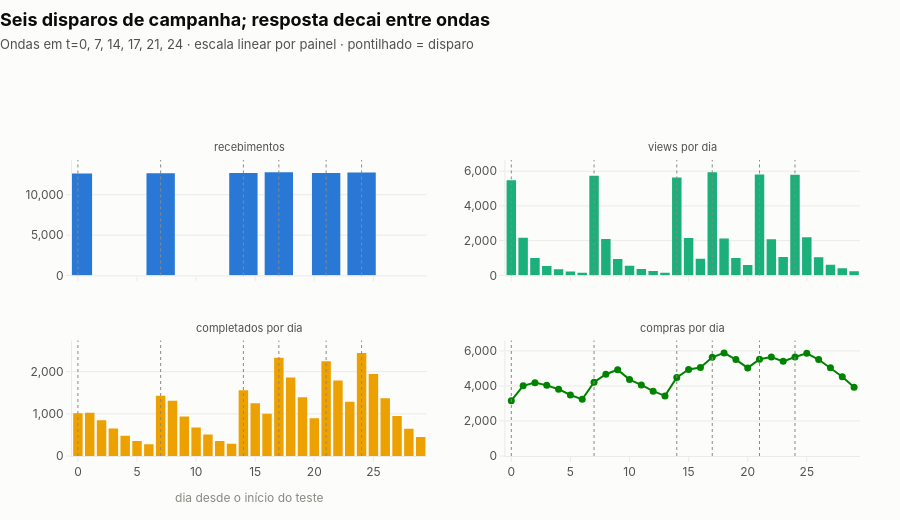
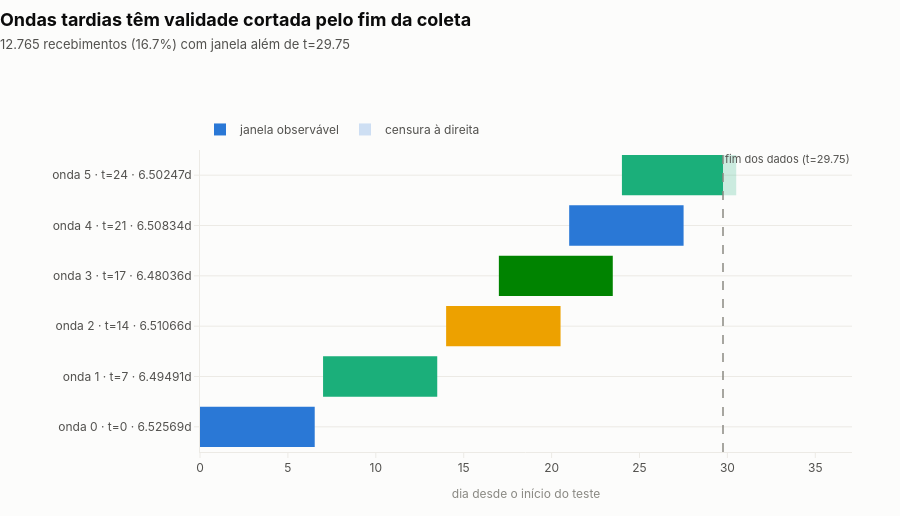

These figures' notebook cell, in order:
### Markdown cell above
## 4. Eventos no tempo

Fonte: raw. Verifica quando cada tipo de evento acontece e se os envios são ondas discretas ou atividade contínua.

### Code cell
from src import eda
from src.viz import faceted, format_pt_br, timeline_ranges

# SPARK REDUCE
por_dia = eda.events_over_time(events)
ondas = sorted(por_dia.loc[por_dia["event"] == "offer received", "dia"].unique())
dia_max = int(por_dia["dia"].max())
janelas, fim_do_teste = eda.campaign_validity_windows(processed, events)

totais = (
    por_dia.groupby("event", observed=False)["eventos"]
    .sum()
    .reindex(eda.EVENT_ORDER)
    .reset_index()
)
n_censurados = int(janelas["recebimentos_censurados"].sum())
n_linhas = processed.count()

# PANDAS ANALYSIS
display(totais)
display(janelas.round(3))
print(
    f"Disparos em {len(ondas)} dias (t={', '.join(str(int(d)) for d in ondas)}); "
    f"fim dos dados em t={fim_do_teste:g}."
)

rotulos = {
    "offer received": "recebimentos",
    "offer viewed": "views por dia",
    "offer completed": "completados por dia",
    "transaction": "compras por dia",
}
paineis = []
for evento in eda.EVENT_ORDER:
    sub = por_dia.loc[por_dia["event"] == evento].sort_values("dia")
    paineis.append({
        "title": rotulos[evento],
        "x": sub["dia"].tolist(),
        "y": sub["eventos"].tolist(),
        "kind": "line" if evento == "transaction" else "bar",
    })

faceted(
    paineis,
    title="Seis disparos de campanha; resposta decai entre ondas",
    subtitle=(
        f"Ondas em t={', '.join(str(int(d)) for d in ondas)} · "
        "escala linear por painel · pontilhado = disparo"
    ),
    cols=2,
    kind="bar",
    vlines=ondas,
    xlabel="dia desde o início do teste",
    x_range=(-0.5, dia_max + 0.5),
    x_dtick=5,
    y_tickformat=",.0f",
    row_height=220,
).show()

timeline_ranges(
    janelas,
    label="rotulo",
    start="received_time",
    end="valid_until",
    observed_end="janela_observavel",
    censored="censurada",
    title="Ondas tardias têm validade cortada pelo fim da coleta",
    subtitle=(
        f"{format_pt_br(n_censurados)} recebimentos ({n_censurados / n_linhas:.1%}) "
        "com janela além de t=" + f"{fim_do_teste:g}"
    ),
    xlabel="dia desde o início do teste",
    vline=fim_do_teste,
).show()

print(
    f"Censura à direita: {format_pt_br(n_censurados)} recebimentos "
    f"({n_censurados / n_linhas:.1%}) não observam a validade inteira — "
    "conversão das ondas 4–5 fica subestimada."
)

### Figure 1 — Plotly figure (JSON) as saved in the notebook; plotly's stock layout.template omitted (floating-point values rounded to 4 significant figures)
{"data": [{"hovertemplate": "dia %{x}<br>%{y:,.0f}<extra></extra>", "marker": {"color": "#2a78d6"}, "type": "bar", "x": [0, 7, 14, 17, 21, 24], "xaxis": "x", "y": [12650, 12669, 12711, 12778, 12704, 12765], "yaxis": "y"}, {"hovertemplate": "dia %{x}<br>%{y:,.0f}<extra></extra>", "marker": {"color": "#1baf7a"}, "type": "bar", "x": [0, 1, 2, 3, 4, 5, 6, 7, 8, 9, 10, 11, 12, 13, 14, 15, 16, 17, 18, 19, 20, 21, 22, 23, 24, 25, 26, 27, 28, 29], "xaxis": "x2", "y": [5474, 2168, 1006, 549, 357, 229, 160, 5729, 2098, 949, 551, 366, 256, 155, 5639, 2157, 967, 5928, 2125, 1008, 602, 5799, 2076, 1063, 5794, 2197, 1053, 615, 415, 240], "yaxis": "y2"}, {"hovertemplate": "dia %{x}<br>%{y:,.0f}<extra></extra>", "marker": {"color": "#eda100"}, "type": "bar", "x": [0, 1, 2, 3, 4, 5, 6, 7, 8, 9, 10, 11, 12, 13, 14, 15, 16, 17, 18, 19, 20, 21, 22, 23, 24, 25, 26, 27, 28, 29], "xaxis": "x3", "y": [1014, 1025, 848, 655, 480, 358, 278, 1429, 1309, 937, 678, 510, 357, 289, 1562, 1251, 1000, 2327, 1861, 1393, 895, 2244, 1790, 1288, 2444, 1942, 1367, 951, 646, 451], "yaxis": "y3"}, {"hovertemplate": "dia %{x}<br>%{y:,.0f}<extra></extra>", "line": {"color": "#008300", "width": 2}, "marker": {"color": "#008300", "size": 7}, "mode": "lines+markers", "type": "scatter", "x": [0, 1, 2, 3, 4, 5, 6, 7, 8, 9, 10, 11, 12, 13, 14, 15, 16, 17, 18, 19, 20, 21, 22, 23, 24, 25, 26, 27, 28, 29], "xaxis": "x4", "y": [3159, 4006, 4190, 4035, 3814, 3484, 3235, 4211, 4671, 4928, 4367, 4059, 3703, 3433, 4484, 4943, 5054, 5634, 5887, 5506, 5030, 5525, 5656, 5407, 5655, 5866, 5510, 5044, 4529, 3928], "yaxis": "y4"}], "layout": {"annotations": [{"font": {"color": "#52514e", "size": 11}, "showarrow": false, "text": "recebimentos", "x": 0.225, "xanchor": "center", "xref": "paper", "y": 1, "yanchor": "bottom", "yref": "paper", "yshift": 4}, {"font": {"color": "#52514e", "size": 11}, "showarrow": false, "text": "views por dia", "x": 0.775, "xanchor": "center", "xref": "paper", "y": 1, "yanchor": "bottom", "yref": "paper", "yshift": 4}, {"font": {"color": "#52514e", "size": 11}, "showarrow": false, "text": "completados por dia", "x": 0.225, "xanchor": "center", "xref": "paper", "y": 0.39, "yanchor": "bottom", "yref": "paper", "yshift": 4}, {"font": {"color": "#52514e", "size": 11}, "showarrow": false, "text": "compras por dia", "x": 0.775, "xanchor": "center", "xref": "paper", "y": 0.39, "yanchor": "bottom", "yref": "paper", "yshift": 4}], "height": 520, "margin": {"b": 64, "l": 72, "r": 40, "t": 160}, "shapes": [{"line": {"color": "#8a8983", "dash": "dot", "width": 1}, "type": "line", "x0": 0, "x1": 0, "xref": "x", "y0": 0, "y1": 1, "yref": "y domain"}, {"line": {"color": "#8a8983", "dash": "dot", "width": 1}, "type": "line", "x0": 7, "x1": 7, "xref": "x", "y0": 0, "y1": 1, "yref": "y domain"}, {"line": {"color": "#8a8983", "dash": "dot", "width": 1}, "type": "line", "x0": 14, "x1": 14, "xref": "x", "y0": 0, "y1": 1, "yref": "y domain"}, {"line": {"color": "#8a8983", "dash": "dot", "width": 1}, "type": "line", "x0": 17, "x1": 17, "xref": "x", "y0": 0, "y1": 1, "yref": "y domain"}, {"line": {"color": "#8a8983", "dash": "dot", "width": 1}, "type": "line", "x0": 21, "x1": 21, "xref": "x", "y0": 0, "y1": 1, "yref": "y domain"}, {"line": {"color": "#8a8983", "dash": "dot", "width": 1}, "type": "line", "x0": 24, "x1": 24, "xref": "x", "y0": 0, "y1": 1, "yref": "y domain"}, {"line": {"color": "#8a8983", "dash": "dot", "width": 1}, "type": "line", "x0": 0, "x1": 0, "xref": "x2", "y0": 0, "y1": 1, "yref": "y2 domain"}, {"line": {"color": "#8a8983", "dash": "dot", "width": 1}, "type": "line", "x0": 7, "x1": 7, "xref": "x2", "y0": 0, "y1": 1, "yref": "y2 domain"}, {"line": {"color": "#8a8983", "dash": "dot", "width": 1}, "type": "line", "x0": 14, "x1": 14, "xref": "x2", "y0": 0, "y1": 1, "yref": "y2 domain"}, {"line": {"color": "#8a8983", "dash": "dot", "width": 1}, "type": "line", "x0": 17, "x1": 17, "xref": "x2", "y0": 0, "y1": 1, "yref": "y2 domain"}, {"line": {"color": "#8a8983", "dash": "dot", "width": 1}, "type": "line", "x0": 21, "x1": 21, "xref": "x2", "y0": 0, "y1": 1, "yref": "y2 domain"}, {"line": {"color": "#8a8983", "dash": "dot", "width": 1}, "type": "line", "x0": 24, "x1": 24, "xref": "x2", "y0": 0, "y1": 1, "yref": "y2 domain"}, {"line": {"color": "#8a8983", "dash": "dot", "width": 1}, "type": "line", "x0": 0, "x1": 0, "xref": "x3", "y0": 0, "y1": 1, "yref": "y3 domain"}, {"line": {"color": "#8a8983", "dash": "dot", "width": 1}, "type": "line", "x0": 7, "x1": 7, "xref": "x3", "y0": 0, "y1": 1, "yref": "y3 domain"}, {"line": {"color": "#8a8983", "dash": "dot", "width": 1}, "type": "line", "x0": 14, "x1": 14, "xref": "x3", "y0": 0, "y1": 1, "yref": "y3 domain"}, {"line": {"color": "#8a8983", "dash": "dot", "width": 1}, "type": "line", "x0": 17, "x1": 17, "xref": "x3", "y0": 0, "y1": 1, "yref": "y3 domain"}, {"line": {"color": "#8a8983", "dash": "dot", "width": 1}, "type": "line", "x0": 21, "x1": 21, "xref": "x3", "y0": 0, "y1": 1, "yref": "y3 domain"}, {"line": {"color": "#8a8983", "dash": "dot", "width": 1}, "type": "line", "x0": 24, "x1": 24, "xref": "x3", "y0": 0, "y1": 1, "yref": "y3 domain"}, {"line": {"color": "#8a8983", "dash": "dot", "width": 1}, "type": "line", "x0": 0, "x1": 0, "xref": "x4", "y0": 0, "y1": 1, "yref": "y4 domain"}, {"line": {"color": "#8a8983", "dash": "dot", "width": 1}, "type": "line", "x0": 7, "x1": 7, "xref": "x4", "y0": 0, "y1": 1, "yref": "y4 domain"}, {"line": {"color": "#8a8983", "dash": "dot", "width": 1}, "type": "line", "x0": 14, "x1": 14, "xref": "x4", "y0": 0, "y1": 1, "yref": "y4 domain"}, {"line": {"color": "#8a8983", "dash": "dot", "width": 1}, "type": "line", "x0": 17, "x1": 17, "xref": "x4", "y0": 0, "y1": 1, "yref": "y4 domain"}, {"line": {"color": "#8a8983", "dash": "dot", "width": 1}, "type": "line", "x0": 21, "x1": 21, "xref": "x4", "y0": 0, "y1": 1, "yref": "y4 domain"}, {"line": {"color": "#8a8983", "dash": "dot", "width": 1}, "type": "line", "x0": 24, "x1": 24, "xref": "x4", "y0": 0, "y1": 1, "yref": "y4 domain"}], "showlegend": false, "title": {"text": "<b>Seis disparos de campanha; resposta decai entre ondas</b><br><span style='font-size:13px;color:#52514e'>Ondas em t=0, 7, 14, 17, 21, 24 · escala linear por painel · pontilhado = disparo</span>"}, "xaxis": {"anchor": "y", "domain": [0, 0.45], "dtick": 5, "matches": "x3", "range": [-0.5, 29.5], "showticklabels": false, "title": {"text": ""}}, "xaxis2": {"anchor": "y2", "domain": [0.55, 1], "dtick": 5, "matches": "x4", "range": [-0.5, 29.5], "showticklabels": false, "title": {"text": ""}}, "xaxis3": {"anchor": "y3", "domain": [0, 0.45], "dtick": 5, "range": [-0.5, 29.5], "title": {"text": "dia desde o início do teste"}}, "xaxis4": {"anchor": "y4", "domain": [0.55, 1], "dtick": 5, "range": [-0.5, 29.5], "title": {"text": ""}}, "yaxis": {"anchor": "x", "domain": [0.61, 1], "range": [0, 14310.0], "tickformat": ",.0f"}, "yaxis2": {"anchor": "x2", "domain": [0.61, 1], "range": [0, 6639.0], "tickformat": ",.0f"}, "yaxis3": {"anchor": "x3", "domain": [0, 0.39], "range": [0, 2737.0], "tickformat": ",.0f"}, "yaxis4": {"anchor": "x4", "domain": [0, 0.39], "range": [0, 6593.0], "tickformat": ",.0f"}}}

### Figure 2 — Plotly figure (JSON) as saved in the notebook; plotly's stock layout.template omitted (floating-point values rounded to 4 significant figures)
{"data": [{"base": 0, "hovertemplate": "onda 0 · t=0 · 6.52569d<br>observável: 0–6.52569 (6.52569d)<extra></extra>", "marker": {"color": "#2a78d6", "line": {"width": 0}}, "orientation": "h", "showlegend": false, "type": "bar", "x": [6.526], "y": ["onda 0 · t=0 · 6.52569d"]}, {"base": 7, "hovertemplate": "onda 1 · t=7 · 6.49491d<br>observável: 7–13.4949 (6.49491d)<extra></extra>", "marker": {"color": "#1baf7a", "line": {"width": 0}}, "orientation": "h", "showlegend": false, "type": "bar", "x": [6.495], "y": ["onda 1 · t=7 · 6.49491d"]}, {"base": 14, "hovertemplate": "onda 2 · t=14 · 6.51066d<br>observável: 14–20.5107 (6.51066d)<extra></extra>", "marker": {"color": "#eda100", "line": {"width": 0}}, "orientation": "h", "showlegend": false, "type": "bar", "x": [6.511], "y": ["onda 2 · t=14 · 6.51066d"]}, {"base": 17, "hovertemplate": "onda 3 · t=17 · 6.48036d<br>observável: 17–23.4804 (6.48036d)<extra></extra>", "marker": {"color": "#008300", "line": {"width": 0}}, "orientation": "h", "showlegend": false, "type": "bar", "x": [6.48], "y": ["onda 3 · t=17 · 6.48036d"]}, {"base": 21, "hovertemplate": "onda 4 · t=21 · 6.50834d<br>observável: 21–27.5083 (6.50834d)<extra></extra>", "marker": {"color": "#2a78d6", "line": {"width": 0}}, "orientation": "h", "showlegend": false, "type": "bar", "x": [6.508], "y": ["onda 4 · t=21 · 6.50834d"]}, {"base": 24, "hovertemplate": "onda 5 · t=24 · 6.50247d<br>observável: 24–29.75 (5.75d)<extra></extra>", "marker": {"color": "#1baf7a", "line": {"width": 0}}, "orientation": "h", "showlegend": false, "type": "bar", "x": [5.75], "y": ["onda 5 · t=24 · 6.50247d"]}, {"base": 29.75, "hovertemplate": "onda 5 · t=24 · 6.50247d<br>censurado: 29.75–30.5025 (0.752468d)<extra></extra>", "marker": {"color": "rgba(27,175,122,0.22)", "line": {"width": 0}}, "orientation": "h", "showlegend": false, "type": "bar", "x": [0.7525], "y": ["onda 5 · t=24 · 6.50247d"]}, {"marker": {"color": "#2a78d6"}, "name": "janela observável", "orientation": "h", "type": "bar", "x": [null], "y": [null]}, {"marker": {"color": "rgba(42,120,214,0.22)"}, "name": "censura à direita", "orientation": "h", "type": "bar", "x": [null], "y": [null]}], "layout": {"annotations": [{"font": {"color": "#52514e", "size": 11}, "showarrow": false, "text": "fim dos dados (t=29.75)", "x": 29.75, "xanchor": "left", "xref": "x", "y": 1, "yanchor": "top", "yref": "y domain"}], "barmode": "overlay", "height": 516, "legend": {"orientation": "h", "x": 0, "y": 1.02, "yanchor": "bottom"}, "margin": {"b": 64, "l": 200, "r": 48, "t": 150}, "shapes": [{"line": {"color": "#8a8983", "dash": "dash", "width": 1.5}, "type": "line", "x0": 29.75, "x1": 29.75, "xref": "x", "y0": 0, "y1": 1, "yref": "y domain"}], "showlegend": true, "title": {"text": "<b>Ondas tardias têm validade cortada pelo fim da coleta</b><br><span style='font-size:13px;color:#52514e'>12.765 recebimentos (16.7%) com janela além de t=29.75</span>"}, "xaxis": {"automargin": true, "title": {"text": "dia desde o início do teste"}}, "yaxis": {"automargin": true, "categoryarray": ["onda 0 · t=0 · 6.52569d", "onda 1 · t=7 · 6.49491d", "onda 2 · t=14 · 6.51066d", "onda 3 · t=17 · 6.48036d", "onda 4 · t=21 · 6.50834d", "onda 5 · t=24 · 6.50247d"], "categoryorder": "array"}}}
